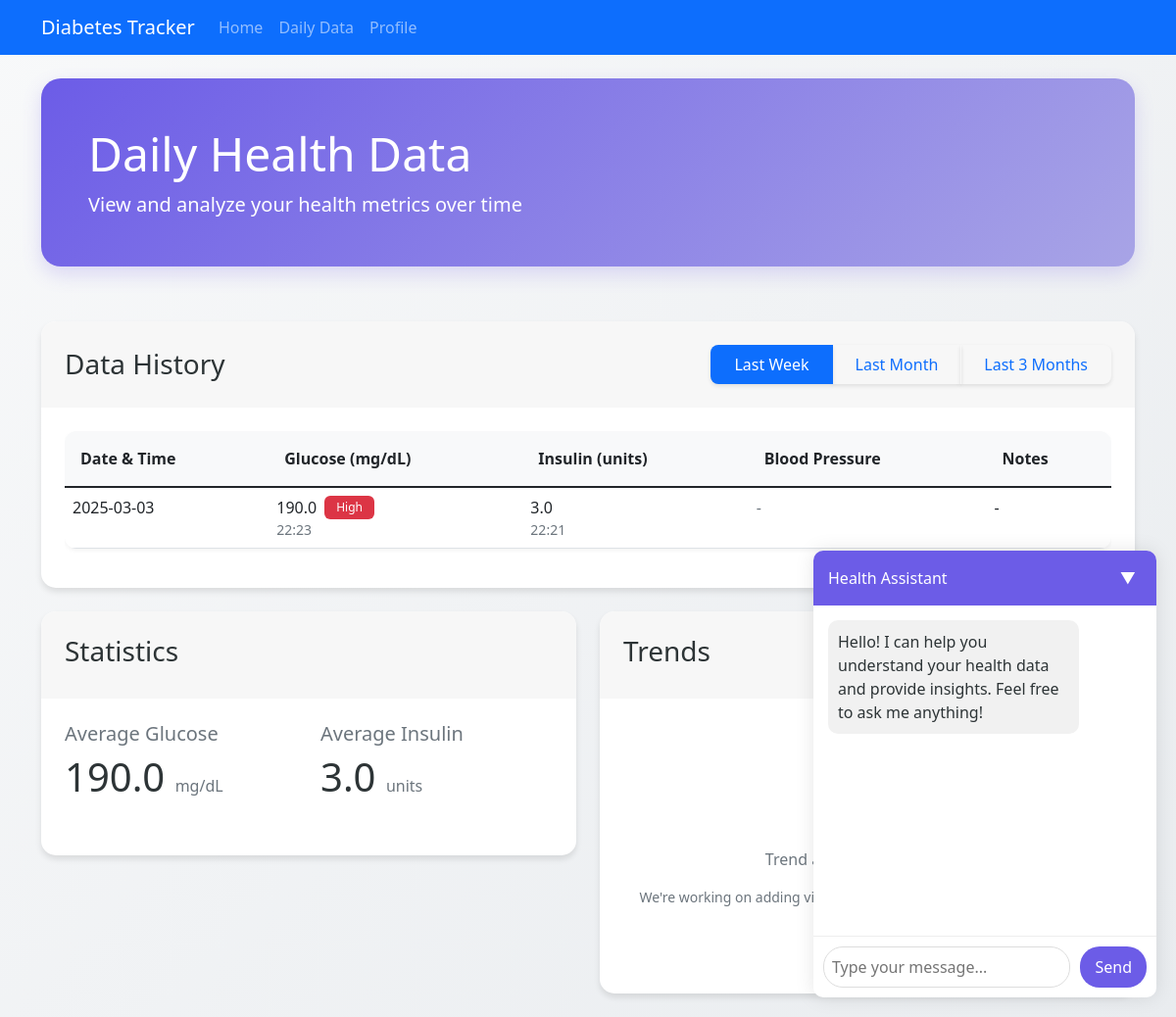
/daily_data, run on an earlier commit of the app's database.
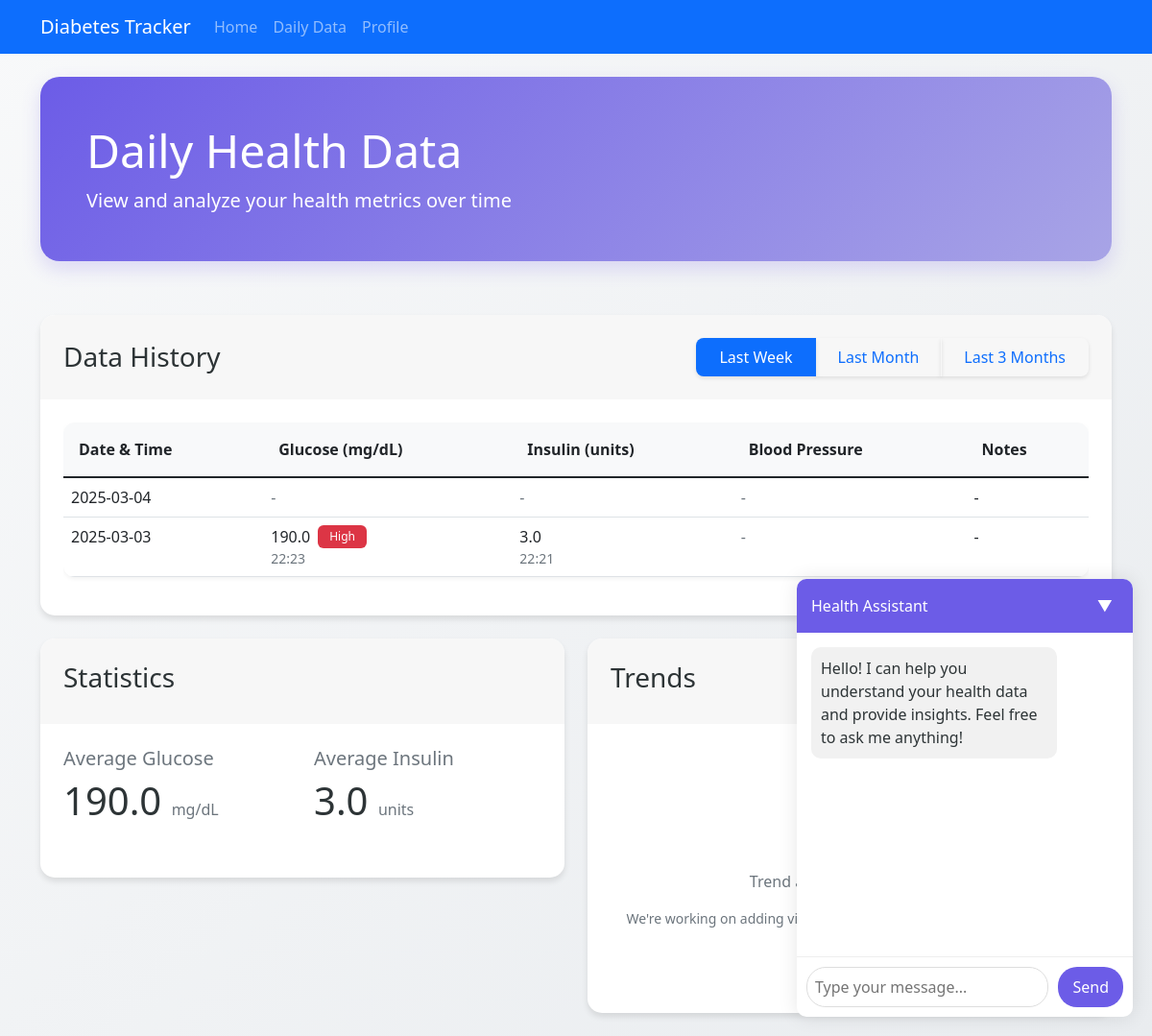
And on a later commit of the database.
### app.py (models this page shows)
class Entry(db.Model):
    id = db.Column(db.Integer, primary_key=True)
    date = db.Column(db.Date, nullable=False)
    time_glucose = db.Column(db.DateTime, nullable=True)
    time_insulin = db.Column(db.DateTime, nullable=True)
    time_bp = db.Column(db.DateTime, nullable=True)
    glucose_level = db.Column(db.Float, nullable=True)
    insulin_units = db.Column(db.Float, nullable=True)
    systolic_bp = db.Column(db.Integer, nullable=True)
    diastolic_bp = db.Column(db.Integer, nullable=True)
    carbs = db.Column(db.Integer, nullable=True)
    notes = db.Column(db.Text, nullable=True)

### app.py (the view)
@app.route('/daily_data')
def daily_data():
    period = request.args.get('period', 'week')
    today = date.today()
    if period == 'week':
        start_date = today - timedelta(days=7)
    elif period == 'month':
        start_date = today - timedelta(days=30)
    elif period == 'quarter':
        start_date = today - timedelta(days=90)
    else:
        start_date = today - timedelta(days=7)  # default to week
    entries = Entry.query.filter(
        Entry.date >= start_date
    ).order_by(Entry.date.desc()).all()
    averages = calculate_averages(entries)
    return render_template('daily_data.html',
                         entries=entries,
                         current_period=period,
                         averages=averages)

### app.py (called while the page is built)
def calculate_averages(entries):
    glucose_values = [e.glucose_level for e in entries if e.glucose_level is not None]
    insulin_values = [e.insulin_units for e in entries if e.insulin_units is not None]
    return {
        'glucose_avg': round(sum(glucose_values) / len(glucose_values), 1) if glucose_values else None,
        'insulin_avg': round(sum(insulin_values) / len(insulin_values), 1) if insulin_values else None
    }

### templates/daily_data.html (shortened to what this page needs)
{% extends "base.html" %}
{% block content %}
<div class="row mb-4">
    <div class="col animate__animated animate__fadeIn">
        <div class="welcome-section">
            <h2 class="display-5">Daily Health Data</h2>
            <p class="lead mb-0">View and analyze your health metrics over time</p>
        </div>
    </div>
</div>
<div class="row">
    <div class="col-md-12 mb-4 animate__animated animate__fadeInUp">
        <div class="card">
            <div class="card-header">
                <div class="d-flex justify-content-between align-items-center">
                    <h3 class="mb-0">Data History</h3>
                    <div class="btn-group">
                        <button class="btn btn-outline-primary {% if current_period == 'week' %}active{% endif %}" data-period="week">Last Week</button>
                        <button class="btn btn-outline-primary {% if current_period == 'month' %}active{% endif %}" data-period="month">Last Month</button>
                        <button class="btn btn-outline-primary {% if current_period == 'quarter' %}active{% endif %}" data-period="quarter">Last 3 Months</button>
                    </div>
                </div>
            </div>
            <div class="card-body">
                {% include 'partials/_data_table.html' %}
            </div>
        </div>
    </div>
</div>
<div class="row">
    <div class="col-md-6 mb-4 animate__animated animate__fadeInUp">
        <div class="card">
            <div class="card-header">
                <h3>Statistics</h3>
            </div>
            <div class="card-body">
                <div class="row">
                    <div class="col-6 mb-3">
                        <h5 class="text-secondary">Average Glucose</h5>
                        <p class="display-6">
                            {% if averages.glucose_avg is not none %}
                                {{ "%.1f"|format(averages.glucose_avg) }}
                                <small class="text-muted" style="font-size: 1rem;">mg/dL</small>
                            {% else %}
                                <span class="text-muted">-</span>
                            {% endif %}
                        </p>
                    </div>
                    <div class="col-6 mb-3">
                        <h5 class="text-secondary">Average Insulin</h5>
                        <p class="display-6">
                            {% if averages.insulin_avg is not none %}
                                {{ "%.1f"|format(averages.insulin_avg) }}
                                <small class="text-muted" style="font-size: 1rem;">units</small>
                            {% else %}
                                <span class="text-muted">-</span>
                            {% endif %}
                        </p>
                    </div>
                </div>
            </div>
        </div>
    </div>
    <div class="col-md-6 mb-4 animate__animated animate__fadeInUp">
        <div class="card">
            <div class="card-header">
                <h3>Trends</h3>
            </div>
            <div class="card-body">
                <div id="trends-placeholder" class="text-center py-5">
                    <p class="text-muted">Trend analysis coming soon</p>
                    <p class="text-secondary small">We're working on adding visualizations to help you track your progress</p>
                </div>
            </div>
        </div>
    </div>
</div>
{% endblock %}

### templates/partials/_data_table.html (shortened to what this page needs)
<div class="table-responsive">
    {% if entries %}
        <table class="table">
            <thead>
                <tr>
                    <th>Date & Time</th>
                    <th>Glucose (mg/dL)</th>
                    <th>Insulin (units)</th>
                    <th>Blood Pressure</th>
                    <th>Notes</th>
                </tr>
            </thead>
            <tbody>
                {% for entry in entries %}
                <tr class="animate__animated animate__fadeIn">
                    <td>{{ entry.date.strftime('%Y-%m-%d') }}</td>
                    <td>
                        {% if entry.glucose_level %}
                            <div class="d-flex align-items-center">
                                <span class="me-2">{{ "%.1f"|format(entry.glucose_level) }}</span>
                                {% if entry.glucose_level > 180 %}
                                    <span class="badge bg-danger">High</span>
                                {% elif entry.glucose_level < 70 %}
                                    <span class="badge bg-warning">Low</span>
                                {% else %}
                                    <span class="badge bg-success">Normal</span>
                                {% endif %}
                            </div>
                            {% if entry.time_glucose %}
                                <small class="text-muted d-block">{{ entry.time_glucose.strftime('%H:%M') }}</small>
                            {% endif %}
                        {% else %}
                            <span class="text-muted">-</span>
                        {% endif %}
                    </td>
                    <td>
                        {% if entry.insulin_units %}
                            <div>{{ "%.1f"|format(entry.insulin_units) }}</div>
                            {% if entry.time_insulin %}
                                <small class="text-muted d-block">{{ entry.time_insulin.strftime('%H:%M') }}</small>
                            {% endif %}
                        {% else %}
                            <span class="text-muted">-</span>
                        {% endif %}
                    </td>
                    <td>
                        {% if entry.systolic_bp and entry.diastolic_bp %}
                            <div class="d-flex align-items-center">
                                <span class="me-2">{{ entry.systolic_bp }}/{{ entry.diastolic_bp }}</span>
                                {% if entry.systolic_bp >= 140 or entry.diastolic_bp >= 90 %}
                                    <span class="badge bg-danger">High</span>
                                {% elif entry.systolic_bp >= 130 or entry.diastolic_bp >= 80 %}
                                    <span class="badge bg-warning">Elevated</span>
                                {% else %}
                                    <span class="badge bg-success">Normal</span>
                                {% endif %}
                            </div>
                            {% if entry.time_bp %}
                                <small class="text-muted d-block">{{ entry.time_bp.strftime('%H:%M') }}</small>
                            {% endif %}
                        {% else %}
                            <span class="text-muted">-</span>
                        {% endif %}
                    </td>
                    <td>{{ entry.notes if entry.notes else '-' }}</td>
                </tr>
                {% endfor %}
            </tbody>
        </table>
    {% endif %}
</div>

What changed in the data, as far as the page shows it:
added Entry: date "2025-03-04", notes "-"
